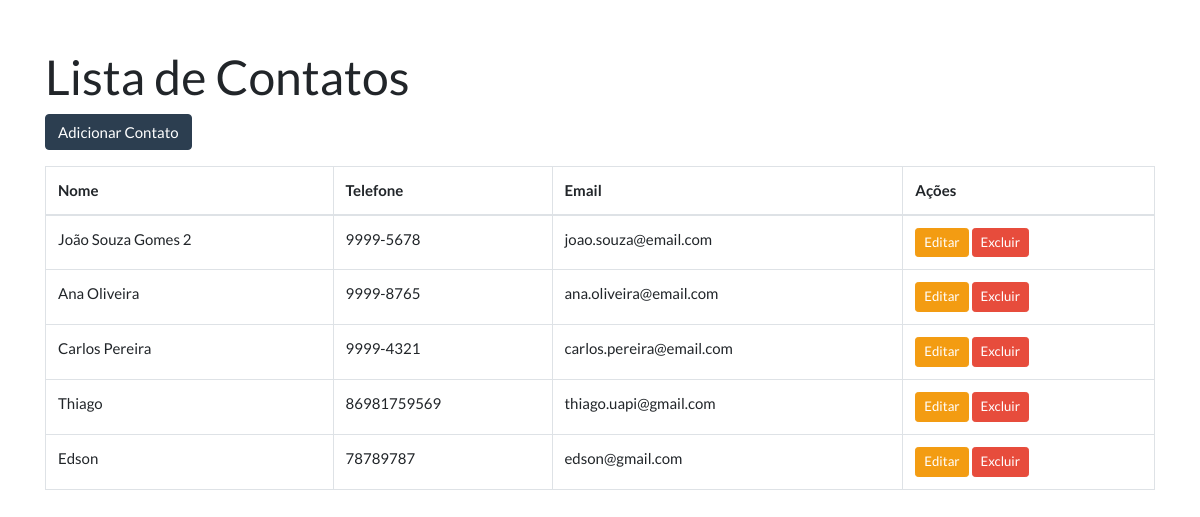
The page / on the database its author committed.
### tables this page shows
CREATE TABLE pessoa (
        idpessoa INTEGER PRIMARY KEY AUTOINCREMENT,
        nome TEXT NOT NULL,
        telefone TEXT NOT NULL,
        email TEXT NOT NULL
    );

### app.py (the view)
@app.route('/')
def index():
    conn = get_db_connection()
    contatos = conn.execute('SELECT * FROM pessoa').fetchall()
    conn.close()
    return render_template('index.html', contatos=contatos)

### app.py (called while the page is built)
def get_db_connection():
    conn = sqlite3.connect(DATABASE)
    conn.row_factory = sqlite3.Row
    return conn

### templates/index.html (shortened to what this page needs)
<!DOCTYPE html>
<html lang="pt-BR">
<head>
    <link rel="stylesheet" href="https://cdnjs.cloudflare.com/ajax/libs/bootswatch/4.5.2/flatly/bootstrap.min.css">
</head>
<body>
    <div class="container">
        <h1 class="mt-5">Lista de Contatos</h1>
        <a href="{{ url_for('add_contact') }}" class="btn btn-primary mb-3">Adicionar Contato</a>
        <table class="table table-bordered">
            <thead>
                <tr>
                    <th>Nome</th>
                    <th>Telefone</th>
                    <th>Email</th>
                    <th>Ações</th>
                </tr>
            </thead>
            <tbody>
                {% for contato in contatos %}
                <tr>
                    <td>{{ contato.nome }}</td>
                    <td>{{ contato.telefone }}</td>
                    <td>{{ contato.email }}</td>
                    <td>
                        <a href="{{ url_for('edit_contact', idpessoa=contato.idpessoa) }}" class="btn btn-warning btn-sm">Editar</a>
                        <a href="{{ url_for('delete_contact', idpessoa=contato.idpessoa) }}" class="btn btn-danger btn-sm">Excluir</a>
                    </td>
                </tr>
                {% endfor %}
            </tbody>
        </table>
    </div>
</body>
</html>

### rows shown on the page
pessoa: nome "João Souza Gomes 2", telefone "9999-5678", email "joao.souza@email.com"
pessoa: nome "Ana Oliveira", telefone "9999-8765", email "ana.oliveira@email.com"
pessoa: nome "Carlos Pereira", telefone "9999-4321", email "carlos.pereira@email.com"
pessoa: nome "Thiago", telefone "86981759569", email "thiago.uapi@gmail.com"
pessoa: nome "Edson", telefone "78789787", email "edson@gmail.com"
